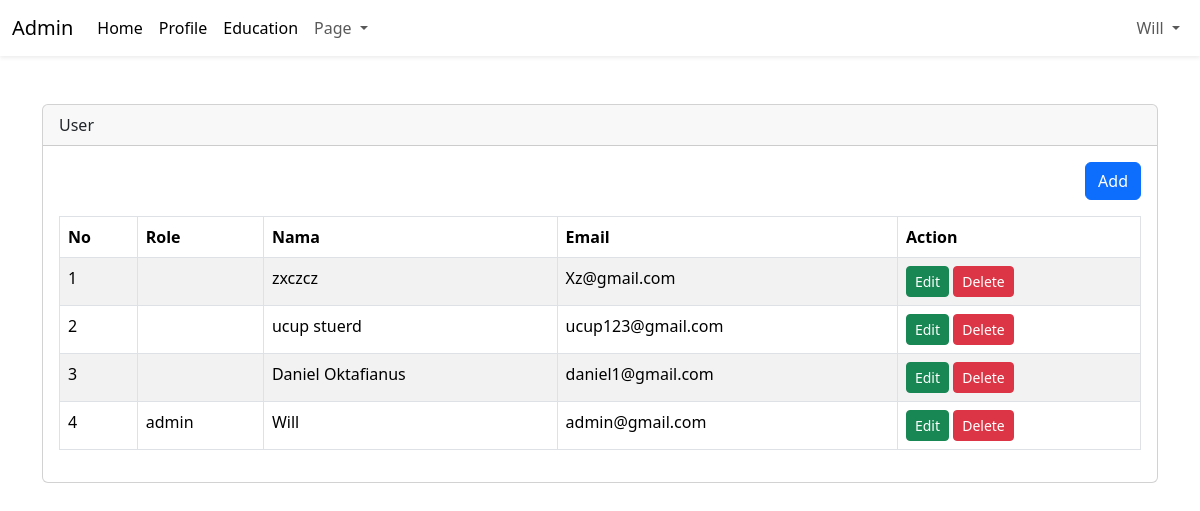
/admin/dashboard.php?page=user (signed in), run on an earlier commit of the app's database.
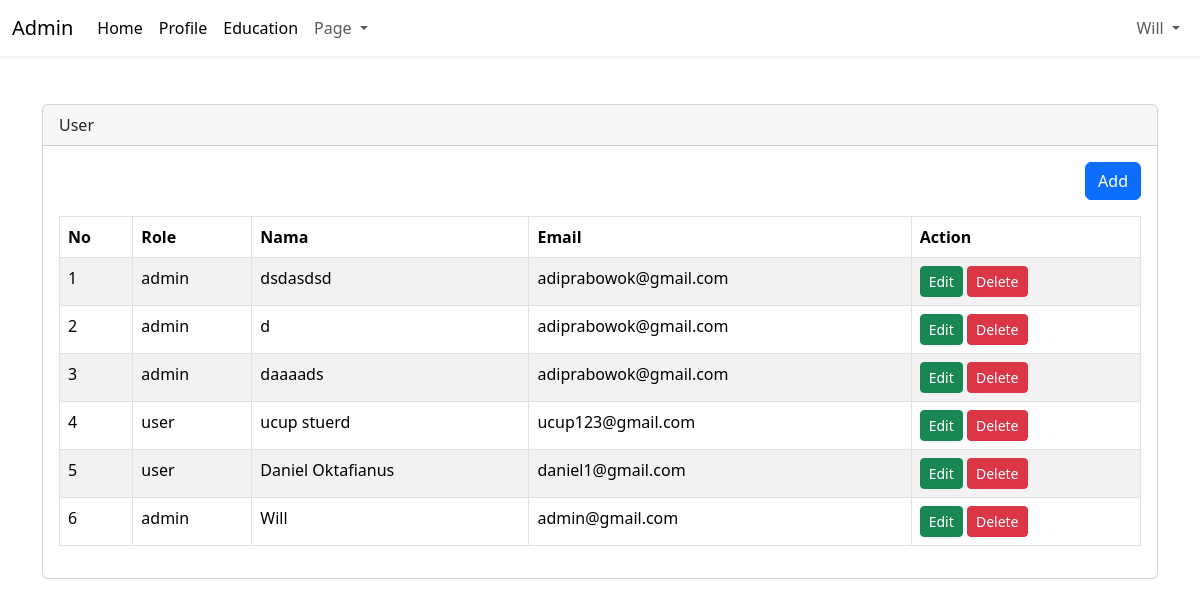
And on a later commit of the database.
### tables this page shows
CREATE TABLE `users` (
  `id_user` int(11) NOT NULL,
  `id_role` int(11) DEFAULT NULL,
  `id_profile` int(11) DEFAULT NULL,
  `name` varchar(50) NOT NULL,
  `email` varchar(50) NOT NULL,
  `password` varchar(100) NOT NULL,
  `created_at` timestamp NOT NULL DEFAULT current_timestamp(),
  `updated_at` timestamp NULL DEFAULT NULL ON UPDATE current_timestamp()
);

CREATE TABLE `levels` (
  `role_id` int(11) NOT NULL,
  `role` varchar(25) DEFAULT NULL
);

### admin/content/user.php (the view, shortened to what this page needs)
<?php
$query = mysqli_query($config, "SELECT levels.role, users.* FROM users LEFT JOIN levels ON levels.role_id = users.id_role ORDER BY users.id_user DESC");
$row = mysqli_fetch_all($query, MYSQLI_ASSOC);
?>
<div class="table-responsive">
    <div align="right" class="mb-3">
        <a href="?page=tambah_user" class="btn btn-primary">Add</a>
    </div>
    <table id="table" class="table table-bordered table-striped">
        <thead>
            <tr>
                <th>No</th>
                <th>Role</th>
                <th>Nama</th>
                <th>Email</th>
                <th>Action</th>
            </tr>
        </thead>
        <tbody>
            <?php foreach ($row as $key => $data_value): ?>
                <tr>
                    <td><?= $key + 1; ?></td>
                    <td><?= $data_value['role']; ?></td>
                    <td><?= $data_value['name']; ?></td>
                    <td><?= $data_value['email']; ?></td>
                    <td>
                        <a href="?page=tambah_user&edit=<?php echo $data_value['id_user']; ?>"
                            class="btn btn-success btn-sm">Edit</a>
                        <a onclick="return confirm('Are you sure?')"
                            href="?page=user&delete=<?php echo $data_value['id_user']; ?>"
                            class="btn btn-danger btn-sm">Delete</a>
                    </td>
                </tr>
            <?php endforeach ?>
        </tbody>
    </table>
</div>

What changed in the data, as far as the page shows it:
removed users: name "zxczcz", email "Xz@gmail.com"
added users: id_role.role "admin", name "dsdasdsd", email "adiprabowok@gmail.com"
added users: id_role.role "admin", name "d", email "adiprabowok@gmail.com"
added users: id_role.role "admin", name "daaaads", email "adiprabowok@gmail.com"
changed users "ucup stuerd": id_role.role (not shown) → "user"
changed users "Daniel Oktafianus": id_role.role (not shown) → "user"
